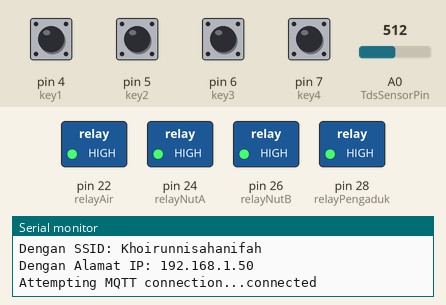
Recording of a sketch running on a simulated Arduino Mega 2560, built with avr-gcc and run on an emulated ATmega2560. Shown: switched loads named in the sketch (green lamp = pin HIGH), the last lines printed to the serial monitor. The inputs (shaded band) are chosen by the test bench; at power-on: pin 4 (key1), pin 5 (key2), pin 6 (key3), pin 7 (key4) HIGH, A0 (TdsSensorPin) = 512. WiFi joins after 1.5 s; servers stay silent unless stated; no MQTT or app messages arrive unless stated.

Above: at 2.7 s.
2.8 s: pin 4 (key1) pulled LOW for 0.15 s
At 3.3 s:
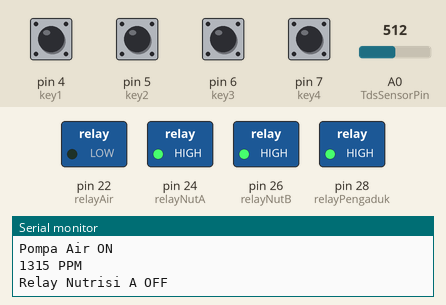
4.4 s: A0 (TdsSensorPin) set to 402
7.4 s: A0 (TdsSensorPin) set to 371
At 8.5 s:
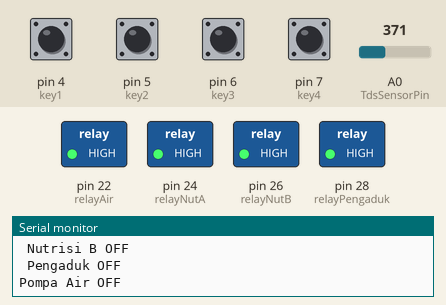
9.0 s: A0 (TdsSensorPin) set to 326
12.0 s: A0 (TdsSensorPin) set to 308
At 12.7 s:
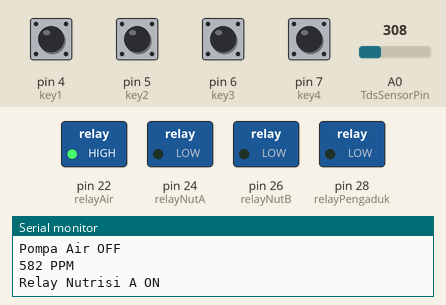
13.5 s: pin 7 (key4) pulled LOW for 0.15 s
At 14.8 s:
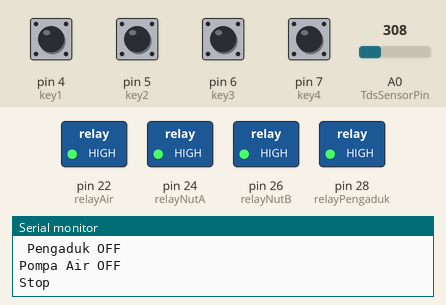
Timing chart, 0 to 16.1 s (numbered marks = the images above; inputs shaded):
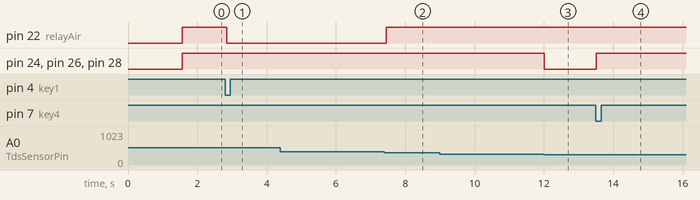

The sketch:

full_source_code_PA_full_function_coba_1.ino
```cpp
//library
#include <WiFiEsp.h>
#include <WiFiEspClient.h>
#include <EEPROM.h>
#include <WiFiEspUdp.h>
#include <PubSubClient.h>
#include "GravityTDS.h" //Library TDS Sensor

//define kabel keypad 1-5 ke 1 GND, ke2 pad2,ke3 pad1, ke4 pad5, ke5 pad4 input)
#define key1 4 //connect wire 1 to pin 5
#define key2 5 //connect wire 2 to pin 4
#define key3 6 //connect wire 3 to pin 7
#define key4 7 //connect wire 4 to pin 6

//define sensor TDS
#define TdsSensorPin A0 //menetapkan Pin TDS1 A0
GravityTDS gravityTds;
float tdsValue = 0; //output tds sensor

//inisialisasi konek mqtt
const char* server = "broker.emqx.io";
const char* port_mqtt = 1883;

//inisialisasi konek wifi
char ssid[] = "Khoirunnisahanifah";           // your network SSID (name)
char pass[] = "ifaifaifa";           // your network password
int status = WL_IDLE_STATUS;   // the Wifi radio's status

// inisialisasi the Ethernet client object
WiFiEspClient espClient;
PubSubClient client(espClient);

//inisialisasi relay
const int relayAir = 22; //relay u/ pompa air
const int relayNutA  = 24; //relay untuk nutrisi A
const int relayNutB = 26; //Relay untuk nutrisi B
const int relayPengaduk = 28; //relay untuk pengaduk
int relayON = LOW; //relay nyala
int relayOFF = HIGH; //relay mati


void setup() {
  initSerialm(); //initialize serial for debugging
  initWiFi(); // initialize serial for ESP module
  printWifiStatus(); //wifi status
  konekmqttset();//connect to MQTT server
  beginsensortds();//sensor tds
  pinrelayy();//relay pinmode
  dwrelayy(); //digiwrite relayy
  pmkeypad();//pinmode keypad
} //end void setup

void loop() {
  if (!client.connected()) {
    reconnectMqtt();
  }//end if reconnect

  client.loop();

  //keypad config
  int key1S = digitalRead(key1);// read if key1 is pressed
  int key2S = digitalRead(key2);// read if key1 is pressed
  int key3S = digitalRead(key3);// read if key1 is pressed
  int key4S = digitalRead(key4);// read if key1 is pressed

   if(!key1S){
    int x=1;
    Serial.println("key 1 is 600-800");
    while (x==1){
       client.publish("client_id/hidro/mingg", "600-800 PPM");
       tdsprosess();
       if (tdsValue >=600  && tdsValue <=800 ){
         relaysemuamati(); //semua relay dalam keadaan OFF
         }//end if 600-800

         else if (tdsValue >= 0 && tdsValue <=599  ){
           relayairmati(); // relay air mati dan nutrisiA,B pengaduk menyala
          }//0-599

          else if (tdsValue >=801 ){
           relayairnyala(); //relay air nyala dan nutrisi A, B pengaduk mati
          } //801

          if (!client.connected()) {
           reconnectMqtt();
          } //if reconnect

          int key4S = digitalRead(key4);// read if key1 is pressed
           if(!key4S){
           x=4;
           keypadstop();
         }//if key4
     }//while
   } //if key

     if(!key2S){
     int x=1;
     Serial.println("key 2 is 800-1200 PPM ");
     while (x==1){
     client.publish("client_id/hidro/mingg", "800-1200 PPM");
     tdsprosess();
      if (tdsValue >=800  && tdsValue <=1200 ){
         relaysemuamati(); //semua relay dalam keadaan OFF
         }//800-1200

         else if (tdsValue >= 0 && tdsValue <=799  ){
           relayairmati();
          }//0-799

          else if (tdsValue >=1201 ){
           relayairnyala();
          }//1201

          if (!client.connected()) {
           reconnectMqtt();
          }//if reconnect

         int key4S = digitalRead(key4);// read if key1 is pressed
           if(!key4S){
           x=4;
           keypadstop();
         }//if key4

      }//while
     }//if


     if(!key3S){
      int x=1;
      Serial.println("key 3 is pressed 1200-1400 ");
      while (x==1){
      client.publish("client_id/hidro/mingg", "1200-1400 PPM");
      tdsprosess();
        if (tdsValue >=1200  && tdsValue <=1400 ){
           relaysemuamati();
           }

         else if (tdsValue >= 0 && tdsValue <=1199  ){
           relayairmati();
          }

          else if (tdsValue >=1401 ){
           relayairnyala();
          }
          if (!client.connected()) {
          reconnectMqtt();}

          int key4S = digitalRead(key4);// read if key1 is pressed
           if(!key4S){
           x=4;
           keypadstop();
         }//if key4

       }//while
   }//ifkey3
     delay(100);
}//void loop

void reconnectMqtt() {
  // Loop until we're reconnected
  if ( status == WL_CONNECTED) {
  while (!client.connected()) {
    Serial.print("Attempting MQTT connection...");
    // Attempt to connect, just a name to identify the client
    if (client.connect("arduinoClient")) {
      Serial.println("connected");
      // Once connected, publish an announcement...
      String str_tdsValue = String(tdsValue);
      client.publish("client_id/hidro/sen1", (char*)str_tdsValue.c_str());

      // ... and resubscribe
      client.subscribe("esp8266/hidro");
    } //if client connect

      else {
        Serial.print("failed, rc=");
        Serial.print(client.state());
        Serial.println(" try again in 5 seconds");
        // Wait 5 seconds before retrying
        delay(5000);
        }//else

    }//while client
  }//if status
}//void reconnect

//cetak wifi ke serial monitor
void initSerialm(){
  Serial.begin(9600);
}
void initWiFi(){
Serial1.begin(9600);
  // initialize ESP module
  WiFi.init(&Serial1);

  // check for the presence of the shield
  if (WiFi.status() == WL_NO_SHIELD) {
    Serial.println("WiFi shield not present");
    // don't continue
    while (true);
  }//ifwifistatus

  // attempt to connect to WiFi network
  while ( status != WL_CONNECTED) {
    Serial.print("Attempting to connect to WPA SSID: ");
    Serial.println(ssid);
    // Connect to WPA/WPA2 network
    status = WiFi.begin(ssid, pass);
  }//while status

  // you're connected now, so print out the data
  Serial.println("You're connected to the network");
  Serial.println(ssid);
  }

void printWifiStatus() {
  Serial.print("Dengan SSID: ");
  Serial.println(WiFi.SSID());
  IPAddress ip = WiFi.localIP();
  Serial.print("Dengan Alamat IP: ");
  Serial.println(ip);
  Serial.println("");
}

void konekmqttset(){
  client.setServer(server, port_mqtt);
  client.setCallback(callback);
}

void beginsensortds(){
  gravityTds.setPin(TdsSensorPin);
  gravityTds.setAref(5.0);  //reference voltage on ADC, default 5.0V on Arduino UNO
  gravityTds.setAdcRange(1024);  //1024 for 10bit ADC;4096 for 12bit ADC
  gravityTds.begin();  //initialization
}

void pinrelayy(){
  pinMode(relayAir, OUTPUT);
  pinMode(relayNutA, OUTPUT);
  pinMode(relayNutB, OUTPUT);
  pinMode(relayPengaduk, OUTPUT);
}

void dwrelayy(){
  digitalWrite(relayAir, relayOFF);
  digitalWrite(relayNutA, relayOFF);
  digitalWrite(relayNutB, relayOFF);
  digitalWrite(relayPengaduk, relayOFF);
}

void pmkeypad(){
  pinMode(key1, INPUT_PULLUP);// set pin as input
  pinMode(key2, INPUT_PULLUP);// set pin as input
  pinMode(key3, INPUT_PULLUP);// set pin as input
  pinMode(key4, INPUT_PULLUP);// set pin as input
}

//print any message received for subscribed topic
void callback(char* topic, byte* payload, unsigned int length) {
  Serial.print("Message arrived [");
  Serial.print(topic);
  Serial.print("] ");
  for (int i=0;i<length;i++) {
    Serial.print((char)payload[i]);
  }//for
  Serial.println();
}//void callback

void tdsprosess(){
  gravityTds.update();  //sample and calculate
  tdsValue = gravityTds.getTdsValue();  // then get the value
  String str_tdsValue = String(tdsValue);
  Serial.print(tdsValue,0.0);
  Serial.println(" PPM");
  //pub mqtt
  client.publish("client_id/hidro/sen1", (char*)str_tdsValue.c_str());
}

void relaysemuamati(){
  digitalWrite(relayNutA, relayOFF);
  digitalWrite(relayNutB, relayOFF);
  digitalWrite(relayAir, relayOFF);
  digitalWrite(relayPengaduk, relayOFF);
  Serial.println(" Nutrisi A OFF");
  client.publish("client_id/hidro/reA", "OFF");
  Serial.println(" Nutrisi B OFF");
  client.publish("client_id/hidro/reB", "OFF");
  Serial.println(" Pengaduk OFF");
  client.publish("client_id/hidro/peng", "OFF");
  Serial.println("Pompa Air OFF");
  client.publish("client_id/hidro/reAir", "OFF");
  Serial.println("");
}

void relayairmati(){
  digitalWrite(relayNutA, relayON);
  digitalWrite(relayNutB, relayON);
  digitalWrite(relayPengaduk, relayON);
  digitalWrite(relayAir, relayOFF);
  Serial.println("Relay Nutrisi A ON");
  client.publish("client_id/hidro/reA", "ON");
  Serial.println("Relay Nutrisi B ON");
  client.publish("client_id/hidro/reB", "ON");
  Serial.println("Relay Pengaduk ON");
  client.publish("client_id/hidro/peng", "ON");
  Serial.println("Pompa Air OFF");
  client.publish("client_id/hidro/reAir", "OFF");
  Serial.println("");
}

void relayairnyala(){
  digitalWrite(relayNutA, relayOFF);
  digitalWrite(relayNutB, relayOFF);
  digitalWrite(relayPengaduk, relayOFF);
  digitalWrite(relayAir, relayON);
  Serial.println("Relay Nutrisi A OFF");
  client.publish("client_id/hidro/reA", "OFF");
  Serial.println("Relay Nutrisi B OFF");
  client.publish("client_id/hidro/reB", "OFF");
  Serial.println("Pengaduk OFF");
  client.publish("client_id/hidro/peng", "OFF");
  Serial.println("Pompa Air ON");
  client.publish("client_id/hidro/reAir", "ON");
  Serial.println("");
}

void keypadstop(){

  relaysemuamati();
  Serial.println("Stop");
  client.publish("client_id/hidro/mingg", "Stop");
}
```

Measured:
- the behaviour switches between 386 and 385 on A0 (TdsSensorPin) (found by bisection; images 1 and 2)
- the behaviour switches between 315 and 314 on A0 (TdsSensorPin) (found by bisection; images 2 and 3)
- after the input at 2.8 s, pin 22 (relayAir): HIGH → LOW after 0.05 s
- after the input at 7.4 s, pin 22 (relayAir): LOW → HIGH after 0.06 s
- after the input at 12.0 s, pin 24 (relayNutA), pin 26 (relayNutB), pin 28 (relayPengaduk): HIGH → LOW at once
- after the input at 13.5 s, pin 24 (relayNutA), pin 26 (relayNutB), pin 28 (relayPengaduk): LOW → HIGH at once
